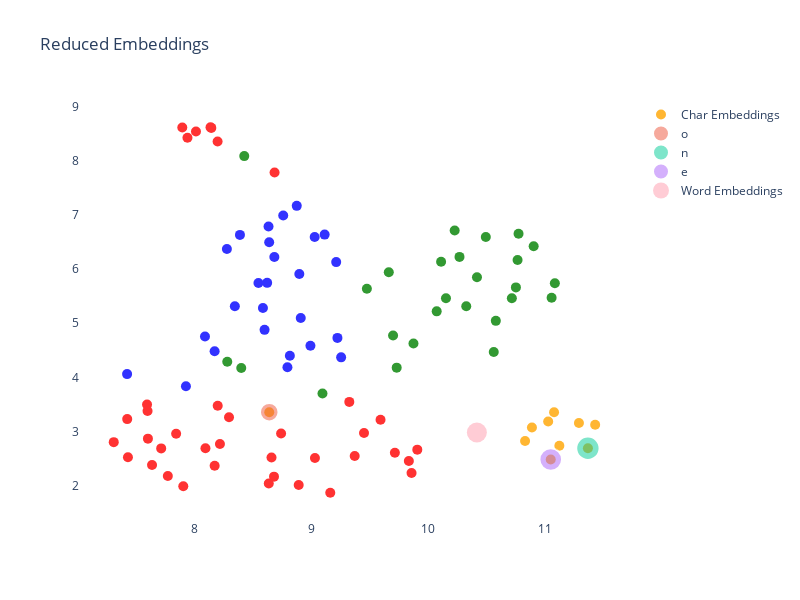

Notebook cell for this chart:
### Code cell
import plotly.graph_objects as go
import plotly.io as pio
import plotly.express as px

fig = go.Figure()

# Add scatter trace for character embeddings
char_trace = go.Scatter(
    x=char_embeddings_reduced[:, 0],
    y=char_embeddings_reduced[:, 1],
    text=chars,
    opacity=0.8,
    mode='markers',
    marker=dict(
        size=10,
        color=char_colors
    ),
    name='Char Embeddings'
)
fig.add_trace(char_trace)

# create trace for each character
traces = []
for i, char in enumerate("one"):
    x, y = char_embeddings_reduced[i]
    size = norms[i] * 2   # size of marker based on norm of embedding
    trace = go.Scatter(x=[x], y=[y], 
                       name=char, 
                       mode="markers", 
                       opacity=0.5, 
                       marker=dict(size=size, line=dict(width=2, color='white'))
                )
    fig.add_trace(trace)


# Add scatter trace for word embeddings
word_trace = go.Scatter(
    x=word_embeddings_reduced[:, 0],
    y=word_embeddings_reduced[:, 1],
    text=words,
    opacity=0.8,
    mode='markers',
    marker=dict(
        size=20,
        color='pink'
    ),
    name='Word Embeddings'
)
fig.add_trace(word_trace)

# # Connect the characters of each word with lines
# char_indices = np.arange(0, len(string.printable))
# for i, word in enumerate(words):
#     # Get the indices of the characters in the correct order
#     char_order = [string.printable.index(c) for c in word]
#     fig.add_trace(
#         px.line(
#             x=char_embeddings_reduced[char_indices[char_order], 0],
#             y=char_embeddings_reduced[char_indices[char_order], 1],
#         ).data[0]
#         # go.Scatter3d(x=char_embeddings_reduced[char_indices[char_order],0],
#         #            y=char_embeddings_reduced[char_indices[char_order],1],
#         #            z=char_embeddings_reduced[char_indices[char_order],2],
#         #            mode='lines', line=dict(dash='dash'), name=word)
#     )


# Set figure layout
fig.update_layout(
    title='Reduced Embeddings',
    # xaxis_title='A',
    # yaxis_title='B',
    width=800,
    height=600,
    hovermode='closest',
    plot_bgcolor='white',
    # paper_bgcolor='white'
)

fig.show()

### Figure 1 — Plotly figure (JSON) as saved in the notebook; plotly's stock layout.template omitted (floating-point values rounded to 4 significant figures)
{"data": [{"marker": {"color": ["orange", "orange", "orange", "orange", "orange", "orange", "orange", "orange", "orange", "orange", "blue", "blue", "blue", "blue", "blue", "blue", "blue", "blue", "blue", "blue", "blue", "blue", "blue", "blue", "blue", "blue", "blue", "blue", "blue", "blue", "blue", "blue", "blue", "blue", "blue", "blue", "green", "green", "green", "green", "green", "green", "green", "green", "green", "green", "green", "green", "green", "green", "green", "green", "green", "green", "green", "green", "green", "green", "green", "green", "green", "green", "red", "red", "red", "red", "red", "red", "red", "red", "red", "red", "red", "red", "red", "red", "red", "red", "red", "red", "red", "red", "red", "red", "red", "red", "red", "red", "red", "red", "red", "red", "red", "red", "red", "red", "red", "red", "red", "red"], "size": 10}, "mode": "markers", "name": "Char Embeddings", "opacity": 0.8, "text": ["0", "1", "2", "3", "4", "5", "6", "7", "8", "9", "a", "b", "c", "d", "e", "f", "g", "h", "i", "j", "k", "l", "m", "n", "o", "p", "q", "r", "s", "t", "u", "v", "w", "x", "y", "z", "A", "B", "C", "D", "E", "F", "G", "H", "I", "J", "K", "L", "M", "N", "O", "P", "Q", "R", "S", "T", "U", "V", "W", "X", "Y", "Z", "!", "\"", "#", "$", "%", "&", "'", "(", ")", "*", "+", ",", "-", ".", "/", ":", ";", "<", "=", ">", "?", "@", "[", "\\", "]", "^", "_", "`", "{", "|", "}", "~", " ", "\\n", "\\t", "\\r", "\\v", "\\f"], "type": "scatter", "x": [8.64, 11.36, 11.05, 10.83, 11.12, 10.89, 11.08, 11.43, 11.29, 11.02, 8.759, 8.909, 8.622, 9.212, 8.897, 8.346, 8.547, 8.173, 8.09, 8.586, 9.255, 8.875, 8.634, 8.389, 9.113, 7.424, 7.927, 8.639, 9.028, 8.795, 8.6, 8.683, 8.278, 9.223, 8.816, 8.992, 10.07, 10.15, 10.56, 10.27, 9.662, 10.32, 10.42, 10.71, 9.475, 11.08, 11.05, 10.77, 10.49, 9.095, 10.23, 8.426, 8.4, 10.76, 10.9, 9.729, 8.281, 10.11, 10.58, 9.699, 9.873, 10.75, 8.659, 9.591, 7.905, 8.892, 8.68, 7.595, 9.324, 9.906, 9.714, 8.173, 8.741, 9.37, 7.602, 8.199, 9.162, 9.45, 7.425, 7.31, 8.296, 7.716, 9.03, 7.431, 9.857, 8.094, 9.834, 7.638, 8.636, 8.685, 7.599, 8.218, 7.844, 7.773, 7.896, 8.198, 7.94, 8.013, 8.138, 8.144], "y": [3.356, 2.69, 2.482, 2.825, 2.736, 3.072, 3.354, 3.125, 3.155, 3.183, 6.988, 5.094, 5.744, 6.127, 5.908, 5.312, 5.743, 4.481, 4.755, 5.28, 4.368, 7.165, 6.784, 6.629, 6.635, 4.059, 3.833, 6.495, 6.589, 4.184, 4.876, 6.221, 6.37, 4.727, 4.397, 4.584, 5.218, 5.459, 4.466, 6.223, 5.94, 5.313, 5.847, 5.461, 5.635, 5.737, 5.469, 6.651, 6.591, 3.699, 6.712, 8.084, 4.171, 6.167, 6.419, 4.179, 4.287, 6.133, 5.042, 4.772, 4.625, 5.66, 2.52, 3.218, 1.988, 2.011, 2.166, 3.496, 3.546, 2.665, 2.606, 2.368, 2.962, 2.547, 2.868, 3.475, 1.869, 2.972, 3.228, 2.803, 3.262, 2.687, 2.511, 2.525, 2.232, 2.689, 2.456, 2.38, 2.04, 7.781, 3.377, 2.767, 2.957, 2.177, 8.611, 8.353, 8.424, 8.539, 8.617, 8.605]}, {"marker": {"line": {"color": "white", "width": 2}, "size": 18.54}, "mode": "markers", "name": "o", "opacity": 0.5, "type": "scatter", "x": [8.64], "y": [3.356]}, {"marker": {"line": {"color": "white", "width": 2}, "size": 23.36}, "mode": "markers", "name": "n", "opacity": 0.5, "type": "scatter", "x": [11.36], "y": [2.69]}, {"marker": {"line": {"color": "white", "width": 2}, "size": 22.64}, "mode": "markers", "name": "e", "opacity": 0.5, "type": "scatter", "x": [11.05], "y": [2.482]}, {"marker": {"color": "pink", "size": 20}, "mode": "markers", "name": "Word Embeddings", "opacity": 0.8, "text": ["one"], "type": "scatter", "x": [10.42], "y": [2.981]}], "layout": {"height": 600, "hovermode": "closest", "plot_bgcolor": "white", "title": {"text": "Reduced Embeddings"}, "width": 800}}
